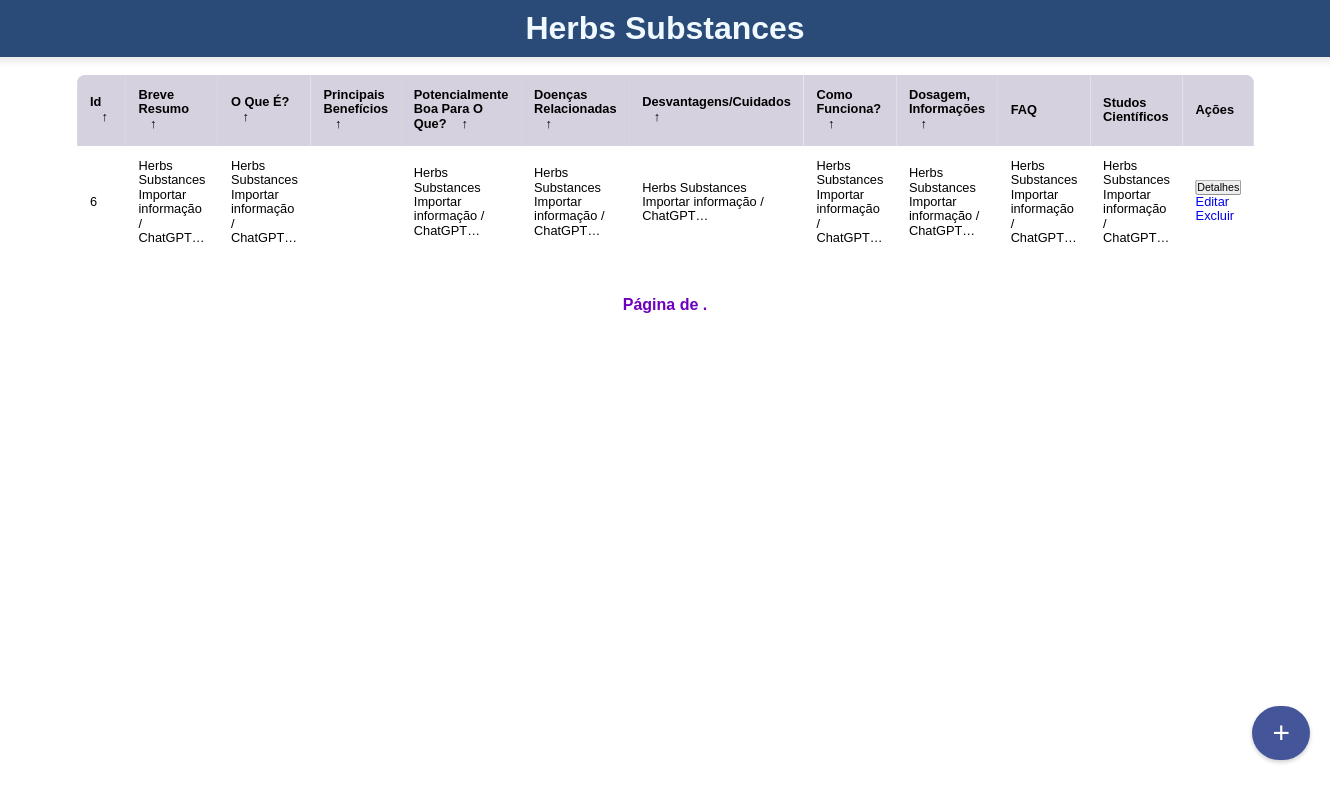
The page /ervas/ on the database its author committed.
### herbsSubstances/models.py (models this page shows)
class herbsSubstance(models.Model):
    id = models.AutoField(primary_key=True)
    resumo = models.CharField(max_length=10000)
    oque_e = models.CharField(max_length=10000)
    beneficios = models.CharField(max_length=10000)
    boa_para_que = models.CharField(max_length=10000)
    doencas_relacionada = models.CharField(max_length=10000)
    desvantagens_cuidados = models.CharField(max_length=10000)
    como_funciona = models.CharField(max_length=10000)
    dosagem = models.CharField(max_length=10000)
    faq = models.CharField(max_length=10000)
    estudos = models.CharField(max_length=10000)
    class Meta:
        db_table = 'substancia_ervas'

### herbsSubstances/views.py (the view)
# urls.py: path('ervas/', views_herbsSubstances.todos_os_dados, name='herbsSubstances'),
def todos_os_dados(request):
    herbsSubstances_items = herbsSubstances.objects.all()
    return render(request, 'list_herbsSubstances.html', {'herbsSubstances_items': herbsSubstances_items})

### herbsSubstances/templates/list_herbsSubstances.html (shortened to what this page needs)
{% load static %}
{% load custom_filters %}
<!DOCTYPE html>
<html>
<head>
    <link rel="stylesheet" href="{% static 'health/styles.css' %}">
</head>
<body>
    <div class="container">
        <div class="nav">
            <br>
            <h1>Herbs  Substances</h1>
        </div>
        <a href="{% url 'add-herbsSubstances' %}" class="floating-button">+</a>
        <section class="table__body" style="scale: 0.8;">
            <table>
                <thead>
                    <tr>
                        <th>Id <span class="icon-arrow">&UpArrow;</span></th>
                        <th>Breve resumo <span class="icon-arrow">&UpArrow;</span></th>
                        <th>O que é?  <span class="icon-arrow">&UpArrow;</span></th>
                        <th>Principais Benefícios <span class="icon-arrow">&UpArrow;</span></th>
                        <th>potencialmente boa para o que? <span class="icon-arrow">&UpArrow;</span></th>
                        <th>Doenças relacionadas <span class="icon-arrow">&UpArrow;</span></th>
                        <th>Desvantagens/cuidados <span class="icon-arrow">&UpArrow;</span></th>
                        <th>Como funciona? <span class="icon-arrow">&UpArrow;</span></th>
                        <th>Dosagem, informações <span class="icon-arrow">&UpArrow;</span></th>
                        <th>FAQ</th>
                        <th>studos Científicos</th>
                        <th>Ações</th>
                    </tr>
                </thead>
                <tbody>
                    {% for item in herbsSubstances_items %}
                    <tr>
                        <td>{{ item.id }}</td>
                        <td>{{ item.resumo|truncatechars:50 }}</td>
                        <td>{{ item.oque_e|truncatechars:50 }}</td>
                        <td>{{ item.beneficio|truncatechars:50 }}</td>
                        <td>{{ item.boa_para_que|truncatechars:50 }}</td>
                        <td>{{ item.doencas_relacionada|truncatechars:50 }}</td>
                        <td>{{ item.como_funciona|truncatechars:50 }}</td>
                        <td>{{ item.desvantagens_cuidados|truncatechars:50 }}</td>
                        <td>{{ item.dosagem|truncatechars:50 }}</td>
                        <td>{{ item.faq|truncatechars:50 }}</td>
                        <td>{{ item.estudos|truncatechars:50 }}</td>
                        <td>
                            <button class="btn btn-primary modal-btn" data-modal-target="#modal-{{ item.id }}"> Detalhes</button>
                            <a href="{% url 'editar-herbsSubstances' item.id %}" class="btn btn-primary">
                                Editar</a>
                            <a href="{% url 'excluir-herbsSubstances' item.id %}" class="btn btn-danger btn-excluir"
                                data-item-id="{{ item.id }}"> Excluir</a>
                        </td>
                    </tr>
                    {% endfor %}
                </tbody>
            </table>
        </section>
        <div class="pagination">
            <span class="step-links">
                <span class="current">
                    Página {{ saude_items.number }} de {{ saude_items.paginator.num_pages }}.
                </span>
            </span>
        </div>
    </div>
</body>
</html>

### static/health/styles.css (style rules this page uses)
* { margin: 0; padding: 0; box-sizing: border-box; font-family: sans-serif; }
body, html { min-height: 100vh; background: url(images/html_table.jpg) center / cover; display: flex; justify-content: center; align-items: flex-start; width: 100%; }
.table__body { scale: 0.9; width: 100%; max-height: calc(95% - 1.6rem); background-color: #fffb; position: relative; margin: -5px auto; border-radius: .6rem; overflow: overlay; }
table { width: 100%; }
table, th, td { border-collapse: collapse; padding: 1rem; text-align: left; }
thead th { position: sticky; top: 0; left: 0; background-color: #d5d1defe; cursor: pointer; text-transform: capitalize; }
tbody tr { --delay: .1s; transition: .5s ease-in-out var(--delay), background-color 0s; }
tbody tr td, tbody tr td p, tbody tr td img { transition: .2s ease-in-out; }
a { text-decoration: none; }
thead th span.icon-arrow { display: inline-block; width: 1.3rem; height: 1.3rem; border-radius: 50%; border: 1.4px solid transparent; text-align: center; font-size: 1rem; margin-left: .5rem; transition: .2s ease-in-out; }
h1 { margin: 10px auto; color: #f0f9ff; }
.nav { background-color: #2a4a77; display: flex; width: 100%; box-shadow: 0 4px 8px rgba(0, 0, 0, 0.1); justify-content: space-between; margin: 0; padding: 0; }
.modal-btn { cursor: pointer; }
.container { width: 100%; max-width: 3000px; margin: 0 auto; padding: 20px; width: 120%; display: flex; flex-direction: column; align-items: center; justify-content: center; padding: 0; }
.pagination { display: flex; justify-content: center; align-items: center; margin: 20px 0; }
.pagination .current { font-weight: bold; color: #6c00bd; }
.floating-button { font-size: 30px; position: fixed; bottom: 40px; right: 20px; background-color: #459; color: #fff; padding: 10px 20px; border-radius: 60px; text-decoration: none; box-shadow: 0 2px 4px rgba(0, 0, 0, 0.2); z-index: 9999; }

### rows shown on the page
herbsSubstance: id "6", resumo "Herbs Substances Importar informação / ChatGPT…", oque_e "Herbs Substances Importar informação / ChatGPT…", boa_para_que "Herbs Substances Importar informação / ChatGPT…", doencas_relacionada "Herbs Substances Importar informação / ChatGPT…", como_funciona "Herbs Substances Importar informação / ChatGPT…", desvantagens_cuidados "Herbs Substances Importar informação / ChatGPT…", dosagem "Herbs Substances Importar informação / ChatGPT…", faq "Herbs Substances Importar informação / ChatGPT…", estudos "Herbs Substances Importar informação / ChatGPT…"
